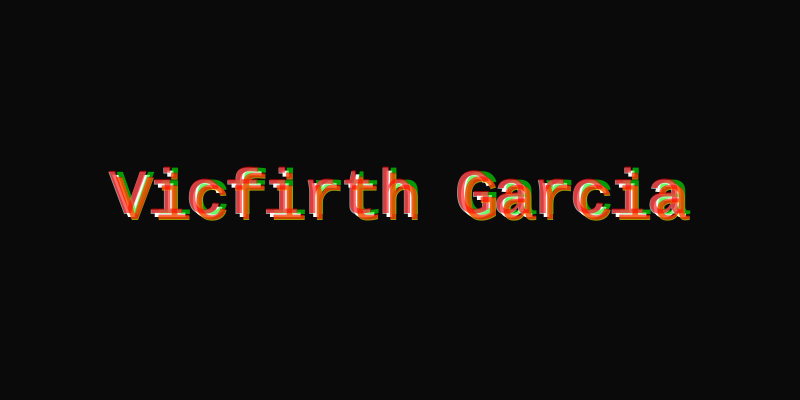
Frame 1 (no input)
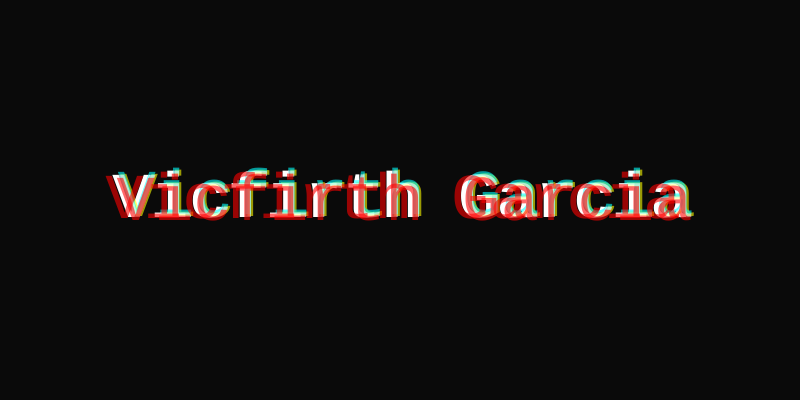
Frame 60 (no input)
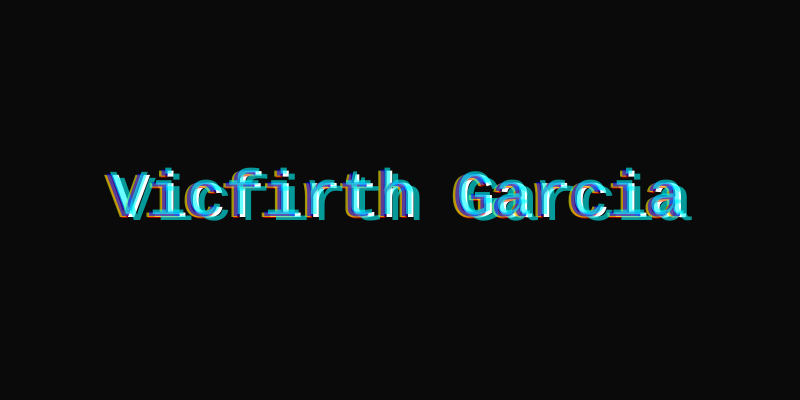
Frame 120 (the mouse pressed at the canvas centre since frame 60)

The p5.js sketch that drew these frames (run headless with seeded random() and noise() and a simulated clock; from frame 60 on, the mouse is pressed at the canvas centre):

// p5.js sketch
// ── sketch.js
let baseText = "Vicfirth Garcia";
let glitchAmount = 10;
let fontSize = 64;

function setup() {
  createCanvas(800, 400);
  textFont('monospace');
  textSize(fontSize);
  textAlign(CENTER, CENTER);
  noStroke();
}

function draw() {
background(10);

  let x = width / 2;
  let y = height / 2;

  fill(255);
  text(baseText, x, y);

  for (let i = 0; i < 5; i++) {
    let offsetX = random(-glitchAmount, glitchAmount);
    let offsetY = random(-glitchAmount / 2, glitchAmount / 2);
    let r = random([255, 0]);
    let g = random([255, 0]);
    let b = random([255, 0]);

    fill(r, g, b, 150);
    text(baseText, x + offsetX, y + offsetY);
  }

  if (random() < 0.1) {
    let sliceY = random(y - fontSize, y + fontSize);
    let sliceHeight = random(5, 20);
    let glitchOffset = random(-20, 20);

    copy(
      width / 2 - 200, sliceY,
      400, sliceHeight,
      width / 2 - 200 + glitchOffset, sliceY,
      400, sliceHeight
    );
  }
}
